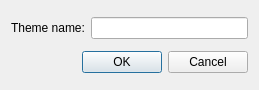
<?xml version="1.0" encoding="UTF-8"?>
<ui version="4.0">
 <class>ThemeDialog</class>
 <widget class="QDialog" name="ThemeDialog">
  <property name="geometry">
   <rect>
    <x>0</x>
    <y>0</y>
    <width>259</width>
    <height>90</height>
   </rect>
  </property>
  <property name="windowTitle">
   <string>Save As...</string>
  </property>
  <layout class="QGridLayout" name="gridLayout">
   <item row="0" column="0">
    <widget class="QLabel" name="label">
     <property name="text">
      <string>Theme name:</string>
     </property>
    </widget>
   </item>
   <item row="0" column="1">
    <widget class="QLineEdit" name="nameEdit"/>
   </item>
   <item row="1" column="0" colspan="2">
    <widget class="QDialogButtonBox" name="buttonBox">
     <property name="orientation">
      <enum>Qt::Horizontal</enum>
     </property>
     <property name="standardButtons">
      <set>QDialogButtonBox::Cancel|QDialogButtonBox::Ok</set>
     </property>
    </widget>
   </item>
  </layout>
 </widget>
 <resources/>
 <connections>
  <connection>
   <sender>buttonBox</sender>
   <signal>accepted()</signal>
   <receiver>ThemeDialog</receiver>
   <slot>accept()</slot>
   <hints>
    <hint type="sourcelabel">
     <x>248</x>
     <y>254</y>
    </hint>
    <hint type="destinationlabel">
     <x>157</x>
     <y>274</y>
    </hint>
   </hints>
  </connection>
  <connection>
   <sender>buttonBox</sender>
   <signal>rejected()</signal>
   <receiver>ThemeDialog</receiver>
   <slot>reject()</slot>
   <hints>
    <hint type="sourcelabel">
     <x>316</x>
     <y>260</y>
    </hint>
    <hint type="destinationlabel">
     <x>286</x>
     <y>274</y>
    </hint>
   </hints>
  </connection>
 </connections>
</ui>
